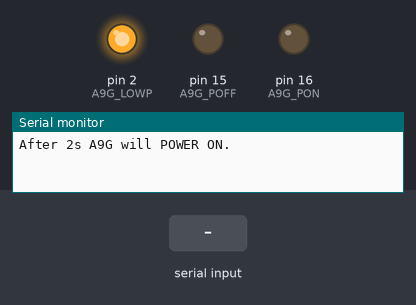
This sketch was run on a simulated Arduino Uno, built with avr-gcc and run on an emulated ATmega328P. Shown: output pins drawn as LEDs (lit = HIGH), the last lines printed to the serial monitor. Inputs (shaded band) come from the test bench. The modem accepts every AT command (registered, SIM ready, sends succeed) and sends nothing else.

Above: at 2.1 s.
At 13.2 s:
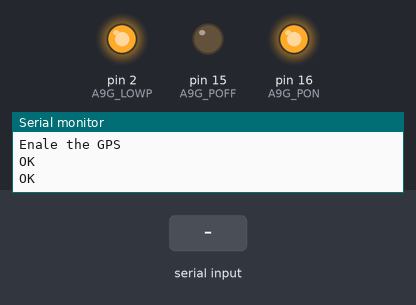
13.3 s: "ok" received over the second serial link
15.5 s: "1" received over the second serial link
Timing chart, 0 to 18.5 s (numbered marks = the images above; inputs shaded):
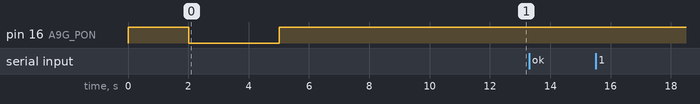

The sketch:

ESP-12S_A9G_GET_GPS.ino
```cpp
#include<stdio.h>
#include<string.h>
#define DEBUG true

#include <SoftwareSerial.h>

#define BAUD_RATE 115200
#define A9_BAUD_RATE 115200

/***********************************/
#define A9G_PON     16  //ESP12 GPIO16 A9/A9G POWON
#define A9G_POFF    15  //ESP12 GPIO15 A9/A9G POWOFF
#define A9G_WAKE    13  //ESP12 GPIO13 A9/A9G WAKE
#define A9G_LOWP    2  //ESP12 GPIO2 A9/A9G ENTER LOW POWER MODULE

void handleInterrupt();
int A9GPOWERON();

/***********************************/
SoftwareSerial swSer(14, 12, false, 256);
void setup() {
  Serial.begin(BAUD_RATE);
  swSer.begin(A9_BAUD_RATE);

  for (char ch = ' '; ch <= 'z'; ch++) {
    swSer.write(ch);
  }
  swSer.println("");

/************************************/
  pinMode(A9G_PON, OUTPUT);//LOW LEVEL ACTIVE
  pinMode(A9G_POFF, OUTPUT);//HIGH LEVEL ACTIVE
  pinMode(A9G_LOWP, OUTPUT);//LOW LEVEL ACTIVE

  digitalWrite(A9G_PON, HIGH);
  digitalWrite(A9G_POFF, LOW);
  digitalWrite(A9G_LOWP, HIGH);

  Serial.println("After 2s A9G will POWER ON.");
  delay(2000);
  if(A9GPOWERON()==1)
  {
       Serial.println("A9G POWER ON.");
  }


  Serial.println("Enale the GPS");
  sendData("AT+GPS=1",1000,DEBUG);


  pinMode(A9G_WAKE, INPUT);//interruptPin
  attachInterrupt(digitalPinToInterrupt(A9G_WAKE), handleInterrupt, RISING);


/***********************************/


}

void loop() {

  while (swSer.available() > 0) {
    Serial.write(swSer.read());
 //   yield();
  }
  while (Serial.available() > 0) {
    swSer.write(Serial.read());
//    yield();
  }


  sendData("AT+LOCATION=2",1000,DEBUG);
  delay(1000);

}


void handleInterrupt() {
  Serial.println("An interrupt has occurred.");
}

String sendData(String command, const int timeout, boolean debug)
{
    String response = "";
    swSer.println(command);
    long int time = millis();
    while( (time+timeout) > millis())
    {
      while(swSer.available())
      {
        char c = swSer.read();
        response+=c;
      }
    }
    if(debug)
    {
      Serial.print(response);
    }
    return response;
}

int A9GPOWERON()
{
      digitalWrite(A9G_PON, LOW);
      delay(3000);
      digitalWrite(A9G_PON, HIGH);
      delay(5000);
      String msg = String("");
      msg=sendData("AT",1000,DEBUG);
      if( msg.indexOf("ok") >= 0 ){
          Serial.println("GET OK");
          return 1;
      }
      else {
         Serial.println("NOT GET OK");
         return 0;
      }
}

int A9GPOWEROFF()
{
      digitalWrite(A9G_POFF, HIGH);
      delay(3000);
      digitalWrite(A9G_POFF, LOW);
      delay(5000);
      String msg = String("");
      msg=sendData("AT",1000,DEBUG);
      if( msg.indexOf("ok") >= 0 ){
          Serial.println("GET OK");
          return 1;
      }
      else {
          Serial.println("NOT GET OK");
          return 0;
      }
}

int A9GENTERLOWPOWER()
{
      String msg = String("");
      msg=sendData("AT+SLEEP=1",1000,DEBUG);
      if( msg.indexOf("OK") >= 0 ){
          digitalWrite(A9G_LOWP, LOW);
          return 1;
      }
      else {
         return 0;
      }
}
```
